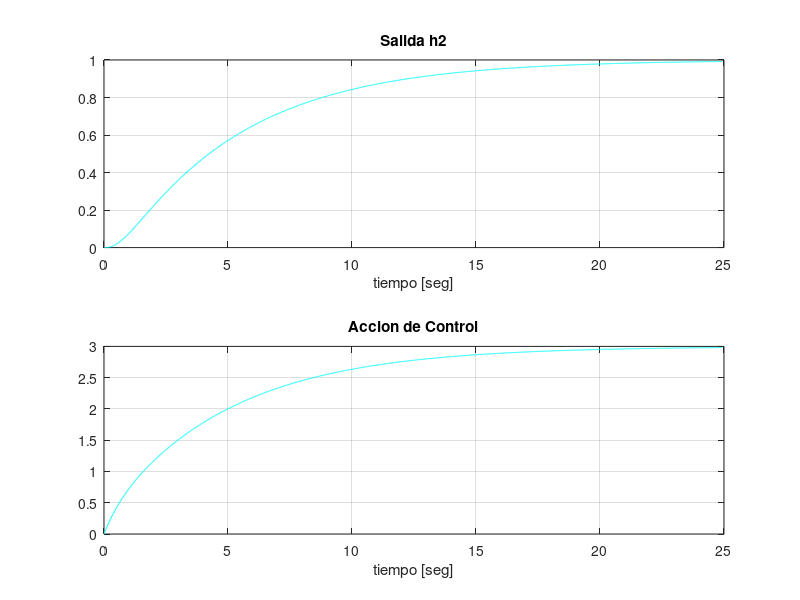

Recreate this plot in MATLAB.
clear all;
%sistema a lazo abierto
A=[-2  2;2 -5];
B=[1;0];
C=[0 1];
D=0;
%sistema ampliado
A_amp=[A zeros(2,1);-C 0];
B_amp=[B;0];

%Matriz Q:Pondera los estados del sistema
%Q=diag([1 1 10]);color='b';
Q=diag([1 10 1]);color='c';
%Q=diag([1 1 1]);color='r';
%Matriz R:Pondera la señal de control
%R=0.1;
R=1;
K_amp=lqr(A_amp,B_amp,Q,R);
polos=eig(A_amp-B_amp*K_amp)
tao_min=abs(min(polos));%tiempo de muestreo
tao_max=abs(max(polos));
At=1/(10*tao_min);
T_max=5*1/tao_max;
N_max=round(T_max/At);
X=[0;0];
ref=1;
psi=0;
y=zeros(1,N_max);
accion=y;
e_amp=[X;psi];
for k=1:N_max
	   
    u=-K_amp*[X;psi];
    xp=A*X+B*u;
    psi=psi+At*(ref-C*X);
    X=X+At*xp;
    y(k)=C*X;
    accion(k)=u;
end
tiempo=0:At:T_max;
figure(1);
subplot(2,1,1);
plot(tiempo(1:length(y)),y,color);xlabel('tiempo [seg]');title('Salida h2');grid on;hold on;
subplot(2,1,2);
plot(tiempo(1:length(y)),accion,color);xlabel('tiempo [seg]');title('Accion de Control');grid on;hold on;
